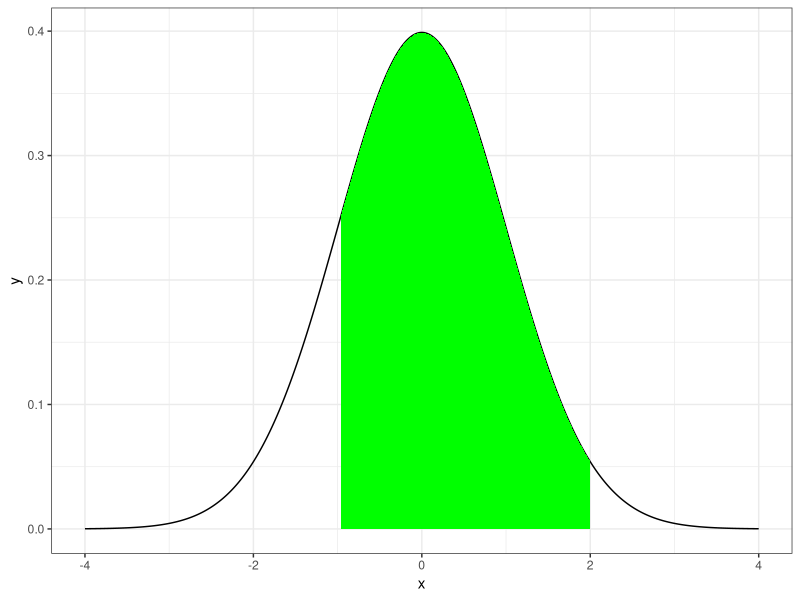
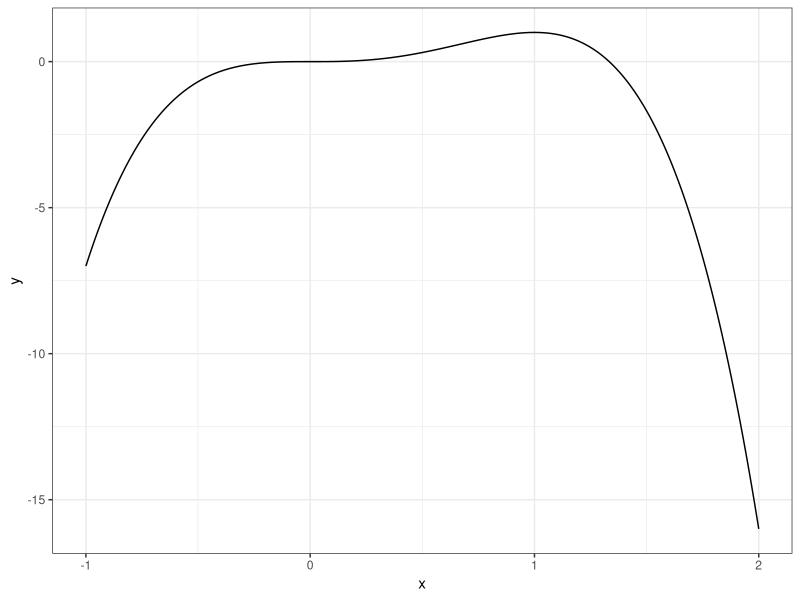
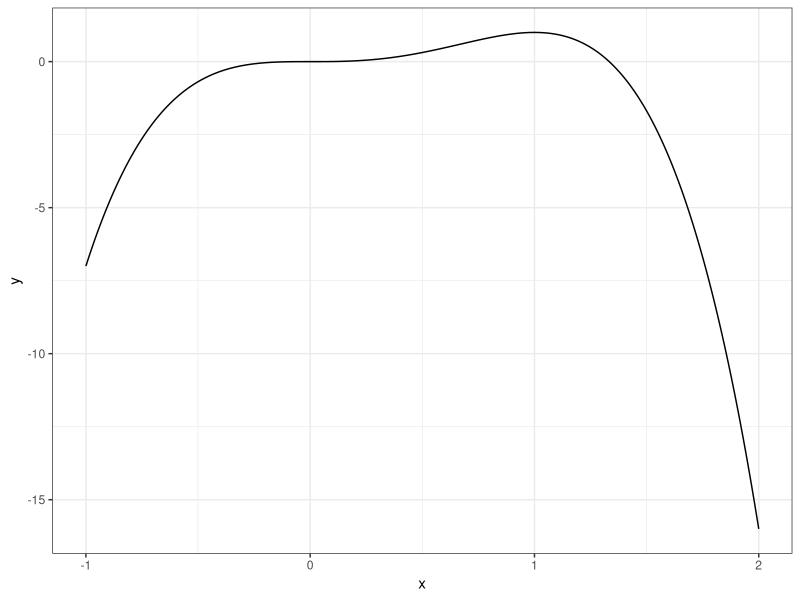
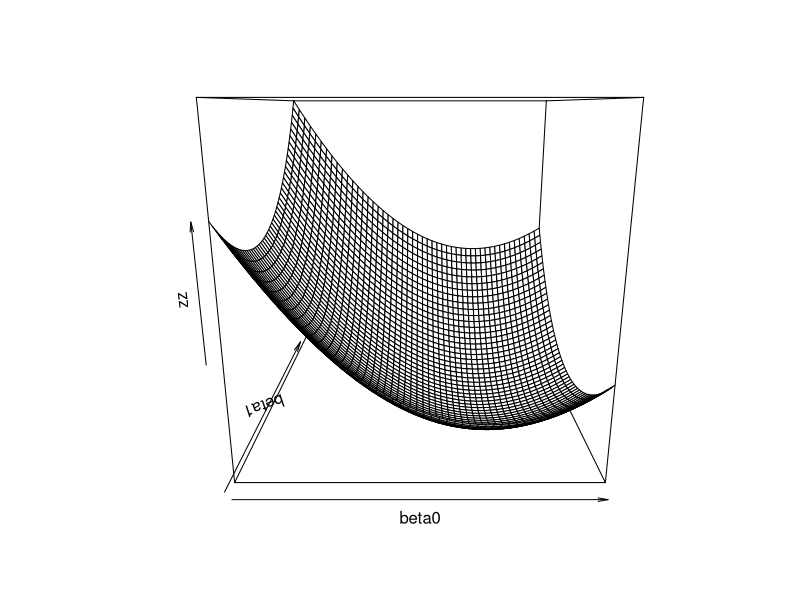

Reproduce these figures in R, in order.
## ---- chunk 1
#| code-fold: show
library(tidyverse)
## ---- chunk 2
x <- rnorm(100000, mean = -2, sd = 3)
mean(x)
var(x)
## ---- chunk 3
x <- seq(-4, 4, length.out = 1000)
dt_two<-function(x){
            y <- dnorm(x)
            y[x< -1 | x>2] <-NA
            return(y)
        }
x |> (\(.) tibble(x = ., y = dnorm(.)))() |> 
  ggplot(aes(x, y)) +
    geom_line() +
    stat_function(fun = dt_two, geom = "area", fill = "green") + 
    theme_bw()
## ---- chunk 4
#| code-fold: show

pnorm(6, 4, sqrt(2)) -  pnorm(3, 4, sqrt(2))
## ---- chunk 5
#| code-fold: show

x <- rnorm(1000000, 4, sqrt(2))
mean((x > 3 & x < 6))

## ---- chunk 6
#| code-fold: show

ff <- function(x){
  (cos(50*x)-sin(50*x))^2
}
integrate(ff,0,1)

## ---- chunk 7
#| code-fold: true

x <- runif(10000000, 0, 1)
mean((cos(50*x)-sin(50*x))^2)
## ---- chunk 8
#| code-fold: show

ff <- function(x){
  (cos(50*x)-sin(50*x))^2
}
integrate(ff,10,15)

## ---- chunk 9
#| code-fold: show

x <- runif(10000000, 10, 15)
mean(ff(x)) * 5
## ---- chunk 10
x <- rt(1000000, df = 1)
f2 <- function(x){
  exp(-x^2/2) / dt(x, 1)
}
mean(f2(x))
sqrt(2*pi)
## ---- chunk 11
ff <- function(x){
  -3*x^4+4*x^3
}
x <- seq(-1, 2, length.out = 1000) 
y <- ff(x)
tibble(x, y) |> 
  ggplot(aes(x, y)) +
  geom_line() + theme_bw()
## ---- chunk 12
ff <- function(x){
  y <- -3*x^4+4*x^3
  return(y)
}
x <- seq(-1, 2, length.out = 1000) 
y <- ff(x)
tibble(x, y) |> 
  ggplot(aes(x, y)) +
  geom_line() + theme_bw()
## ---- chunk 13
ff <- function(x){
  y <- -3*x^4+4*x^3
  return(-y)
}

optimize(ff, c(-5,5))
## ---- chunk 14
x <- runif(1000000, -5,5)
y <- ff(x)
which.min(y)
x[which.min(y)]
## ---- chunk 15

x <- rnorm(1000)
y <- 8 -4 * x + rnorm(1000, sd = 0.5)
sse <- function(beta, x, y){
  sum((y - (beta[1] + beta[2] * x))^2)
}
beta0 <- seq(-20, 20, length.out = 50)
beta1 <- seq(-20, 20, length.out = 50)
zz <- matrix(nrow = 50, ncol = 50)
for (i in seq_along(beta0)){
  for(ii in seq_along(beta1)){
    zz[i, ii] <- sse(c(beta0[i], beta1[ii]), x, y) 
  }
}
persp(beta0, beta1, zz)

